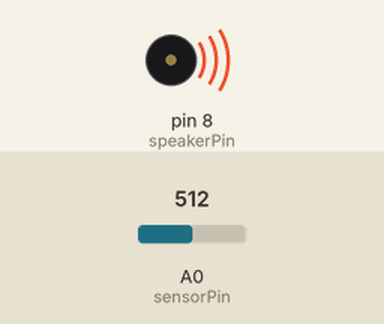
The sketch below on a simulated Arduino Uno, built with avr-gcc and run on an emulated ATmega328P. Shown: buzzer (waves = sounding, pin HIGH). Inputs (shaded band) come from the test bench; at power-on: A0 (sensorPin) = 512.

Above: at 1.2 s.
1.3 s: A0 (sensorPin) set to 411
2.8 s: A0 (sensorPin) set to 388
At 3.1 s:
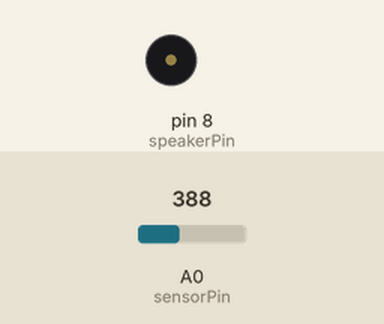
4.3 s: A0 (sensorPin) set to 511
At 5.5 s:
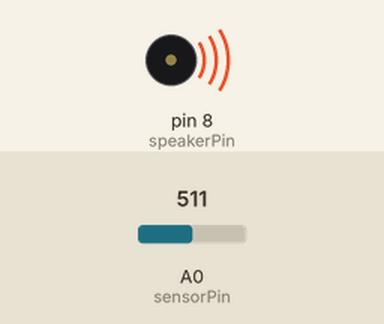
5.8 s: A0 (sensorPin) set to 306
At 6.6 s:
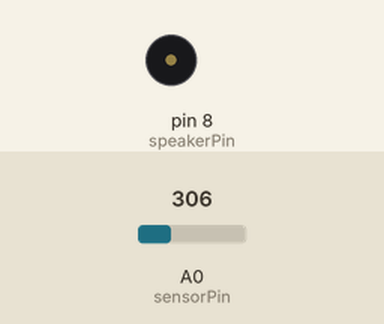
Timing chart, 0 to 8.3 s (numbered marks = the images above; inputs shaded):
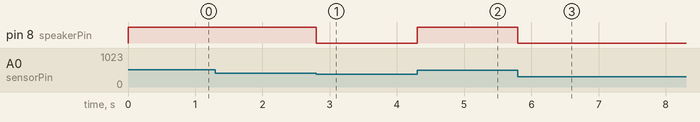

The sketch:

sensor.ino
```cpp
int sensorPin = A0;
int speakerPin = 8;
int sensorValue = 400;

void setup() {
  // put your setup code here, to run once:
  pinMode(sensorPin, INPUT);
  pinMode(speakerPin, OUTPUT);
//  Serial.begin(9600);
}

void loop() {
  // put your main code here, to run repeatedly:
  int light= analogRead(sensorPin);
  if (light > sensorValue){
    digitalWrite(speakerPin, HIGH);
  } else {
    digitalWrite(speakerPin, LOW);
  }
//  Serial.println(light);
}
```

Measured:
- the behaviour switches between 401 and 400 on A0 (sensorPin) (found by bisection; images 0 and 1)
- after the input at 1.3 s, every drawn part: stays the same
- after the input at 2.8 s, pin 8 (speakerPin): HIGH → LOW at once
- after the input at 4.3 s, pin 8 (speakerPin): LOW → HIGH at once
- after the input at 5.8 s, pin 8 (speakerPin): HIGH → LOW at once
